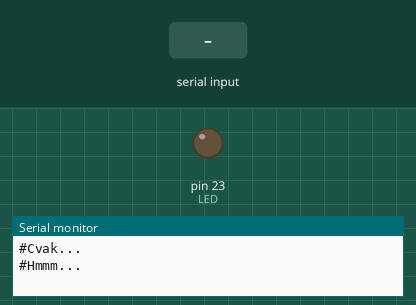
This sketch was run on a simulated Arduino Mega 2560, built with avr-gcc and run on an emulated ATmega2560. On the bench: output pins drawn as LEDs (lit = HIGH), the last lines printed to the serial monitor. Inputs (shaded band) come from the test bench. Pins used as bus, display or sensor lines are not drawn.

Above: at 2.2 s.
2.3 s: "t" received over Serial
At 2.8 s:
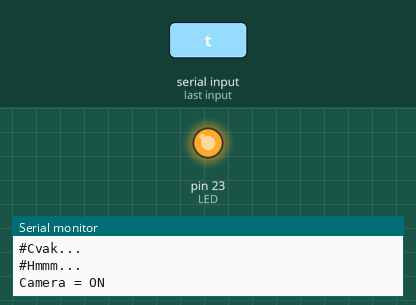
3.8 s: "f" received over Serial
At 5.0 s:
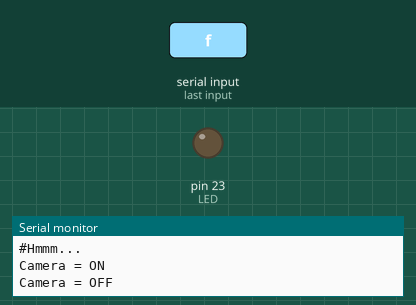
5.3 s: "n" received over Serial
At 6.3 s:
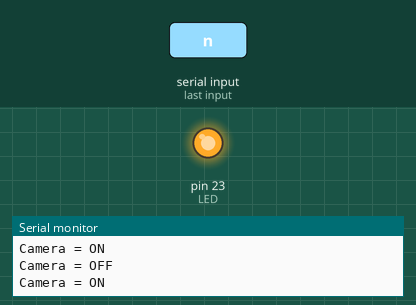
Timing chart, 0 to 8.3 s (numbered marks = the images above; inputs shaded):
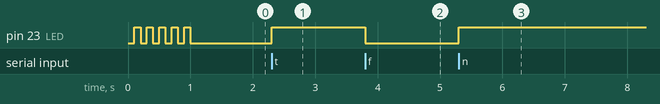

The sketch:

powercontrol.ino
```cpp
/*
  Power controler for measurement car

ISP
---
PD0     RX
PD1     TX
RESET#  through 50M capacitor to RST#

SDcard
------
DAT3   SS   4 B4
CMD    MOSI 5 B5
DAT0   MISO 6 B6
CLK    SCK  7 B7

ANALOG
------
+      A0  PA0
-      A1  PA1
RESET  0   PB0

LED
---
LED_yellow  23  PC7         // LED for Dasa


                     Mighty 1284p
                      +---\/---+
           (D 0) PB0 1|        |40 PA0 (AI 0 / D24)
           (D 1) PB1 2|        |39 PA1 (AI 1 / D25)
      INT2 (D 2) PB2 3|        |38 PA2 (AI 2 / D26)
       PWM (D 3) PB3 4|        |37 PA3 (AI 3 / D27)
    PWM/SS (D 4) PB4 5|        |36 PA4 (AI 4 / D28)
      MOSI (D 5) PB5 6|        |35 PA5 (AI 5 / D29)
  PWM/MISO (D 6) PB6 7|        |34 PA6 (AI 6 / D30)
   PWM/SCK (D 7) PB7 8|        |33 PA7 (AI 7 / D31)
                 RST 9|        |32 AREF
                VCC 10|        |31 GND
                GND 11|        |30 AVCC
              XTAL2 12|        |29 PC7 (D 23)
              XTAL1 13|        |28 PC6 (D 22)
      RX0 (D 8) PD0 14|        |27 PC5 (D 21) TDI
      TX0 (D 9) PD1 15|        |26 PC4 (D 20) TDO
RX1/INT0 (D 10) PD2 16|        |25 PC3 (D 19) TMS
TX1/INT1 (D 11) PD3 17|        |24 PC2 (D 18) TCK
     PWM (D 12) PD4 18|        |23 PC1 (D 17) SDA
     PWM (D 13) PD5 19|        |22 PC0 (D 16) SCL
     PWM (D 14) PD6 20|        |21 PD7 (D 15) PWM
                      +--------+
*/

/*
// Compiled with: Arduino 1.8.9
// MightyCore 2.0.2 https://mcudude.github.io/MightyCore/package_MCUdude_MightyCore_index.json
Fix old bug in Mighty SD library
~/.arduino15/packages/MightyCore/hardware/avr/2.0.2/libraries/SD/src/SD.cpp:
boolean SDClass::begin(uint32_t clock, uint8_t csPin) {
  if(root.isOpen()) root.close();
*/

#define LED         23   // PC7
#define RESET       0    // PB0
#define SDpower1    1    // PB1
#define SDpower2    2    // PB2
#define SDpower3    3    // PB3
#define SS          4    // PB4
#define MOSI        5    // PB5
#define MISO        6    // PB6
#define SCK         7    // PB7
#define INT         20   // PC4

#define CAM         0    // PB0


// Read Analog Differential without gain (read datashet of ATMega1280 and ATMega2560 for refference)
// Use analogReadDiff(NUM)
//   NUM  | POS PIN             | NEG PIN           |   GAIN
//  0 | A0      | A1      | 1x
//  1 | A1      | A1      | 1x
//  2 | A2      | A1      | 1x
//  3 | A3      | A1      | 1x
//  4 | A4      | A1      | 1x
//  5 | A5      | A1      | 1x
//  6 | A6      | A1      | 1x
//  7 | A7      | A1      | 1x
//  8 | A8      | A9      | 1x
//  9 | A9      | A9      | 1x
//  10  | A10     | A9      | 1x
//  11  | A11     | A9      | 1x
//  12  | A12     | A9      | 1x
//  13  | A13     | A9      | 1x
//  14  | A14     | A9      | 1x
//  15  | A15     | A9      | 1x
#define PIN 0
uint8_t analog_reference = INTERNAL2V56; // DEFAULT, INTERNAL, INTERNAL1V1, INTERNAL2V56, or EXTERNAL

void setup()
{

  // Open serial communications and wait for port to open:
  Serial.begin(9600);

  Serial.println("#Cvak...");


  pinMode(LED, OUTPUT);
  digitalWrite(LED, LOW);

  pinMode(CAM, OUTPUT);
  digitalWrite(CAM, LOW);

  //!!! Wire.setClock(100000);

  for(int i=0; i<5; i++)
  {
    delay(100);
    digitalWrite(LED, HIGH);  // Blink for Dasa
    delay(100);
    digitalWrite(LED, LOW);
  }

  Serial.println("#Hmmm...");

}

boolean camera=false;
char inByte;

void loop()
{
  // if we get a valid byte, read analog ins:
  if (Serial.available() > 0)
  {
    // get incoming byte:
    inByte = Serial.read();
    if (inByte == 't')
    {
      camera = true;
    };
    if (inByte == 'f')
    {
      camera = false;
    };
    if (inByte == 'n')
    {
      camera = true;
    };
    digitalWrite(LED, camera);
    digitalWrite(CAM, camera);

    if (camera)
    {
      Serial.println("Camera = ON");
    }
    else
    {
      Serial.println("Camera = OFF");
    }
  }

}
```

Measured:
- after the input at 2.3 s, pin 23 (LED): LOW → HIGH at once
- after the input at 3.8 s, pin 23 (LED): HIGH → LOW at once
- after the input at 5.3 s, pin 23 (LED): LOW → HIGH at once
